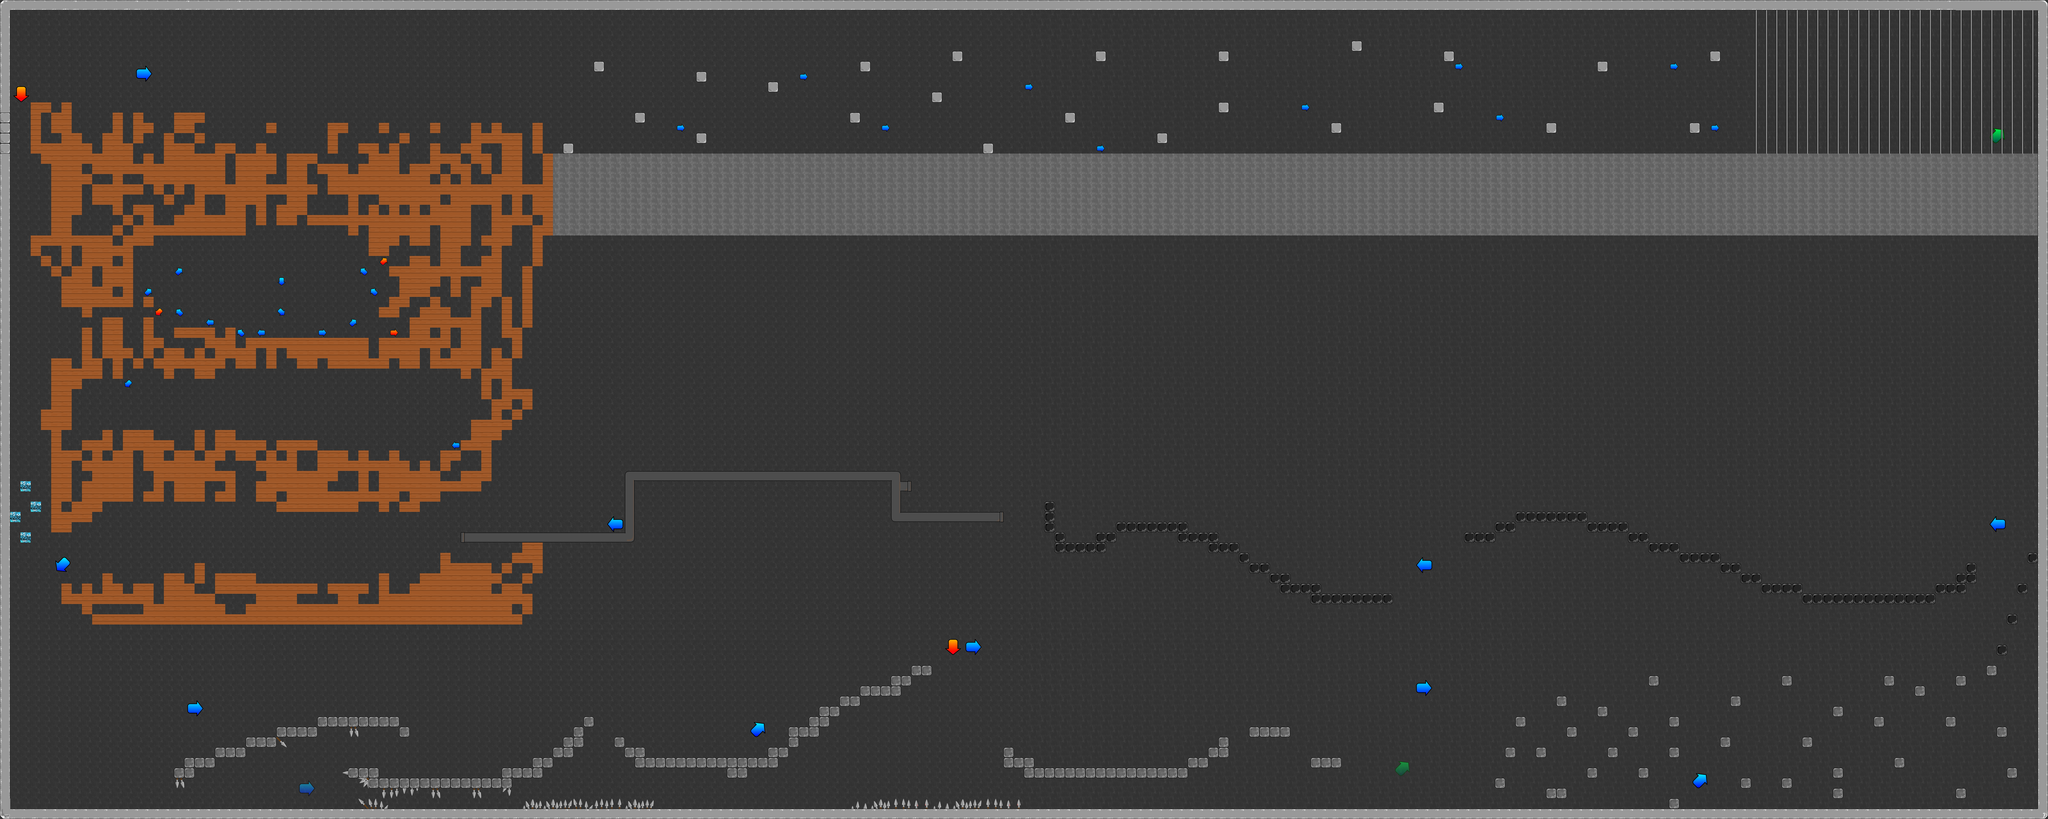

A 2D game scene composited from a Tiled map and its tileset images. What follows is a short description and the map's XML, with each tile layer's data collapsed to a summary:
An orthogonal 200x80 tile map with 32x32 px tiles, 4 tile layers (BG, FG, solid, wall), 10 tilesets and 36 objects (13x health_add, 8x solaris, 8x monstru, 2x 2, 2x 4, ...).

<map version="1.0" orientation="orthogonal" width="200" height="80" tilewidth="32" tileheight="32" backgroundcolor="#b8b8b8">
 <properties>
  <property name="gravity" value="2" />
  <property name="speed" value="2" />
 </properties>
 <tileset firstgid="1" name="stone" tilewidth="32" tileheight="32">
  <properties>
   <property name="solid" value="" />
  </properties>
  <image source="stone.png" width="192" height="160" />
 </tileset>
 <tileset firstgid="31" name="pipe" tilewidth="32" tileheight="32">
  <properties>
   <property name="spike" value="" />
  </properties>
  <image source="pipe.png" width="128" height="128" />
 </tileset>
 <tileset firstgid="47" name="stone darker" tilewidth="32" tileheight="32">
  <properties>
   <property name="solid" value="" />
  </properties>
  <image source="stone_darker.png" width="192" height="160" />
 </tileset>
 <tileset firstgid="77" name="decorations" tilewidth="32" tileheight="32">
  <properties>
   <property name="solid" value="" />
  </properties>
  <image source="decorations.png" width="256" height="256" />
 </tileset>
 <tileset firstgid="141" name="small dark tile" tilewidth="32" tileheight="32">
  <image source="small_dark_tile.png" width="64" height="64" />
 </tileset>
 <tileset firstgid="145" name="stone textured" tilewidth="32" tileheight="32">
  <image source="stone_textured.png" width="192" height="160" />
 </tileset>
 <tileset firstgid="175" name="void" tilewidth="32" tileheight="32">
  <image source="void.png" width="128" height="32" />
 </tileset>
 <tileset firstgid="179" name="spike" tilewidth="32" tileheight="32">
  <image source="spike.png" width="512" height="512" />
 </tileset>
 <tileset firstgid="435" name="arrows" tilewidth="32" tileheight="32">
  <image source="arrows.png" width="512" height="512" />
 </tileset>
 <tileset firstgid="691" name="stopper" tilewidth="32" tileheight="32">
  <image source="stopper.png" width="125" height="32" />
 </tileset>
 <layer name="BG" width="200" height="80">
  <data>[16000 cells, 16000 non-empty, 4 distinct tile ids]</data>
 </layer>
 <layer name="FG" width="200" height="80">
  <data>[16000 cells, 87 non-empty, 42 distinct tile ids]</data>
 </layer>
 <layer name="solid" width="200" height="80">
  <data>[16000 cells, 3107 non-empty, 50 distinct tile ids]</data>
 </layer>
 <layer name="wall" width="200" height="80" opacity="0.9">
  <data>[16000 cells, 392 non-empty, 1 distinct tile ids]</data>
 </layer>
 <objectgroup color="#c80003" name="entitati" width="200" height="80">
  <object name="player" x="64" y="2432" width="64" height="64" />
  <object name="solaris" x="2715" y="1951" width="73" height="83" />
  <object name="monstru" x="550" y="2100" width="728" height="65" />
  <object name="health_add" x="2863" y="2025" width="48" height="49" />
  <object name="end" x="6303" y="48" width="56" height="429" />
  <object name="monstru" x="1996" y="2046" width="742" height="65" />
  <object name="monstru" x="3148" y="2192" width="666" height="65" />
  <object name="health_add" x="4421" y="1551" width="48" height="49" />
  <object name="health_add" x="6149" y="2331" width="48" height="49" />
  <object name="health_add" x="2948" y="387" width="48" height="49" />
  <object name="health_add" x="2333" y="387" width="39" height="34" />
  <object name="health_add" x="3809" y="366" width="48" height="49" />
  <object name="health_add" x="4379" y="366" width="48" height="49" />
  <object name="health_add" x="5088" y="366" width="48" height="49" />
  <object name="monstru" x="1756" y="70" width="666" height="65" />
  <object name="monstru" x="2237" y="69" width="666" height="65" />
  <object name="monstru" x="3089" y="259" width="666" height="65" />
  <object name="monstru" x="3828" y="215" width="666" height="65" />
  <object name="monstru" x="4745" y="263" width="666" height="65" />
  <object name="solaris" x="4365" y="2060" width="73" height="83" />
  <object name="solaris" x="4852" y="1378" width="73" height="83" />
  <object name="solaris" x="3528" y="1354" width="73" height="83" />
  <object name="solaris" x="1568" y="151" width="73" height="83" />
  <object name="solaris" x="3968" y="166" width="73" height="83" />
  <object name="solaris" x="6155" y="151" width="73" height="83" />
  <object name="solaris" x="6146" y="293" width="73" height="83" />
  <object name="health_add" x="4797" y="2169" width="48" height="49" />
  <object name="health_add" x="5375" y="2239" width="48" height="49" />
  <object name="health_add" x="5751" y="1749" width="48" height="49" />
  <object name="health_add" x="2201" y="1357" width="48" height="49" />
  <object name="health_add" x="1259" y="1013" width="48" height="49" />
 </objectgroup>
 <objectgroup color="#ffff33" name="portal" width="200" height="80">
  <object name="0" type="2" x="38" y="1812" width="144" height="93">
   <ellipse />
  </object>
  <object name="1" type="3" x="256" y="1184" width="160" height="160">
   <properties>
    <property name="" value="" />
   </properties>
   <ellipse />
  </object>
  <object name="2" x="1344" y="1152" width="124" height="128">
   <ellipse />
  </object>
  <object name="3" type="4" x="570" y="771" width="630" height="80">
   <ellipse />
  </object>
  <object name="4" x="226" y="237" width="124" height="185">
   <ellipse />
  </object>
 </objectgroup>
</map>
